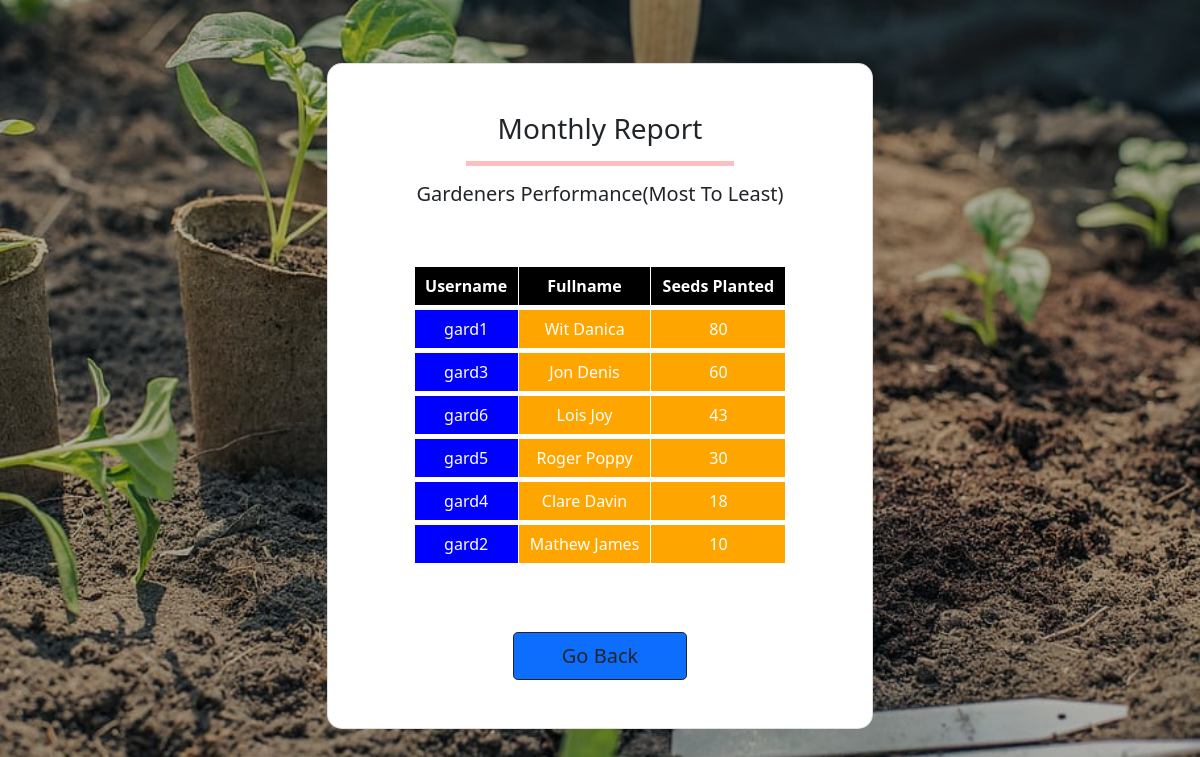
/monthly_report.php, run on the app's committed database.
### tables this page shows
CREATE TABLE `plantedseed` (
  `id` int(11) NOT NULL,
  `gname` varchar(250) NOT NULL,
  `sname` varchar(250) NOT NULL,
  `squan` int(15) NOT NULL
);

CREATE TABLE `gardener` (
  `id` int(10) UNSIGNED NOT NULL,
  `fullname` varchar(150) NOT NULL,
  `email` varchar(250) NOT NULL,
  `pnumber` bigint(15) NOT NULL,
  `address` varchar(250) NOT NULL,
  `dob` date NOT NULL,
  `username` varchar(250) NOT NULL,
  `password` varchar(100) NOT NULL
);

### monthly_report.php (the view, shortened to what this page needs)
<?php
include("connection.php");
function show()
{
    global $conn;
    $qry1 = "SELECT * FROM `plantedseed` order by squan desc";
    $run1 = mysqli_query($conn,$qry1);
?>
<div class="table-responsive">
<table class="table table-bordered mb-3" style="width:85%; text-align: center; margin: auto; color: white; border: 5px solid white">
  <thead>
      <tr style="background-color: black">
          <th>Username</th>
          <th>Fullname</th>
          <th>Seeds Planted</th>
      </tr>
  </thead>
  <tbody>
<?php
	if($run1==true)
	{
        while($data1 = mysqli_fetch_assoc($run1))
		{
			?><tr style="border: 5px solid"><td style="background-color: blue"><?php echo $data1['gname']; ?></td>
      <?php
            $gname = $data1['gname'];
            $qry2 = "SELECT * FROM `gardener` WHERE username = '$gname'";
            $run2 = mysqli_query($conn,$qry2);
            $data2 = mysqli_fetch_array($run2);
            $gfullname = $data2['1'];
        ?>
            <td style="background-color: orange"><?php echo $gfullname; ?></td>
			<td style="background-color: orange"><?php echo $data1['squan']; ?></td>
    </tr></tbody>
			<?php
		}
	}
?>
</table>
</div>
<?php
}
?>
<html>
<head>
    <link href="https://cdn.jsdelivr.net/npm/bootstrap@5.1.3/dist/css/bootstrap.min.css" rel="stylesheet">
</head>
<body>
  <div class="mask d-flex align-items-center h-100 gradient-custom-3">
    <div class="container h-100">
      <div class="row d-flex justify-content-center align-items-center h-100">
        <div class="col-12 col-md-9 col-lg-7 col-xl-6 mt-3">
          <div class="card" style="border-radius: 15px;">
            <div class="card-body p-5">
              <h3 class="text-center">Monthly Report</h3>
                <center><hr style="width: 60%; color: red; height: 5px"></center>
              <h5 class="text-center">Gardeners Performance(Most To Least)</h5><br><br>
<?php show(); ?>
<center>
  <a href="adm_mainpage.php" class="btn btn-primary btn-lg px-5 mt-5 w-30 btn-outline-dark" role="button">Go Back</a>
    </center>
            </div>
          </div>
            <br>
        </div>
      </div>
    </div>
  </div>
</body>
</html>

### monthly_report.php (style rules this page uses)
body { background: linear-gradient(rgba(0, 0, 0, 0.3), rgba(0, 0, 0, 0.3)), url(images/gardener-bg.jpg); background-size: cover; }

### data on the page
plantedseed: gname "gard1", gardener.fullname "Wit Danica", squan "80"
plantedseed: gname "gard3", gardener.fullname "Jon Denis", squan "60"
plantedseed: gname "gard6", gardener.fullname "Lois Joy", squan "43"
plantedseed: gname "gard5", gardener.fullname "Roger Poppy", squan "30"
plantedseed: gname "gard4", gardener.fullname "Clare Davin", squan "18"
plantedseed: gname "gard2", gardener.fullname "Mathew James", squan "10"
